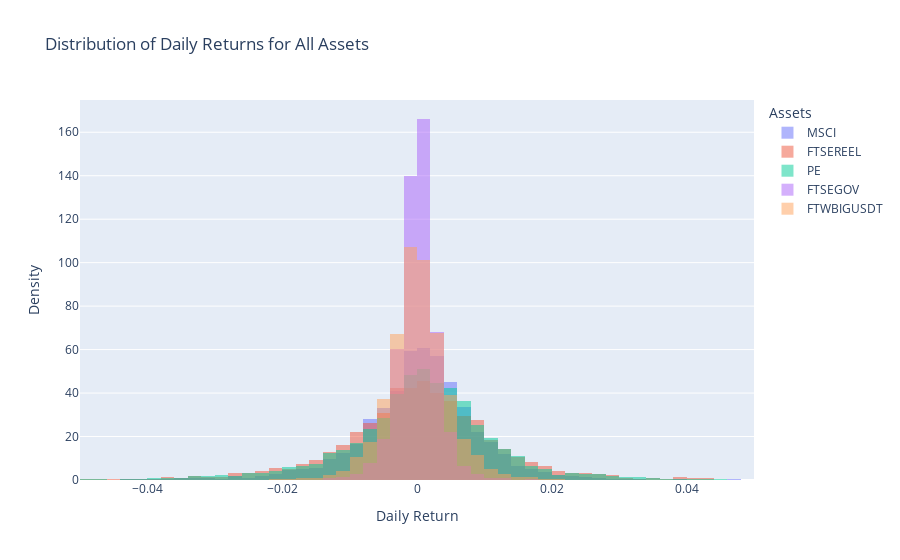

Notebook source saved alongside this figure:
### Code cell
fig = go.Figure()

for i, column in enumerate(daily_returns.columns):
    fig.add_trace(go.Histogram(
        x=daily_returns[column].dropna(),
        xbins=dict(
            start=x_min,
            end=x_max,
            size=(x_max - x_min) / num_bins  # Fixed bin size for consistency
        ),
        marker_color=colors[i % len(colors)],
        opacity=0.5,
        name=column,
        histnorm='probability density'
    ))

# Update layout for better presentation
fig.update_layout(
    title="Distribution of Daily Returns for All Assets",
    xaxis_title="Daily Return",
    yaxis_title="Density",
    barmode='overlay',  # Overlay all histograms
    xaxis=dict(range=[x_min, x_max]),
    legend_title="Assets"
)

fig.show()

### Figure 1 — Plotly figure (JSON) as saved in the notebook; plotly's stock layout.template omitted (floating-point values rounded to 4 significant figures; data arrays with more than 128 entries replaced by an {"elided": "..."} marker saying what was removed)
{"data": [{"histnorm": "probability density", "marker": {"color": "#636EFA"}, "name": "MSCI", "opacity": 0.5, "type": "histogram", "x": {"elided": "4666 float values"}, "xbins": {"end": 0.05, "size": 0.002, "start": -0.05}}, {"histnorm": "probability density", "marker": {"color": "#EF553B"}, "name": "FTSEREEL", "opacity": 0.5, "type": "histogram", "x": {"elided": "4666 float values"}, "xbins": {"end": 0.05, "size": 0.002, "start": -0.05}}, {"histnorm": "probability density", "marker": {"color": "#00CC96"}, "name": "PE", "opacity": 0.5, "type": "histogram", "x": {"elided": "4666 float values"}, "xbins": {"end": 0.05, "size": 0.002, "start": -0.05}}, {"histnorm": "probability density", "marker": {"color": "#AB63FA"}, "name": "FTSEGOV", "opacity": 0.5, "type": "histogram", "x": {"elided": "4666 float values"}, "xbins": {"end": 0.05, "size": 0.002, "start": -0.05}}, {"histnorm": "probability density", "marker": {"color": "#FFA15A"}, "name": "FTWBIGUSDT", "opacity": 0.5, "type": "histogram", "x": {"elided": "4666 float values"}, "xbins": {"end": 0.05, "size": 0.002, "start": -0.05}}], "layout": {"barmode": "overlay", "legend": {"title": {"text": "Assets"}}, "title": {"text": "Distribution of Daily Returns for All Assets"}, "xaxis": {"range": [-0.05, 0.05], "title": {"text": "Daily Return"}}, "yaxis": {"title": {"text": "Density"}}}}
